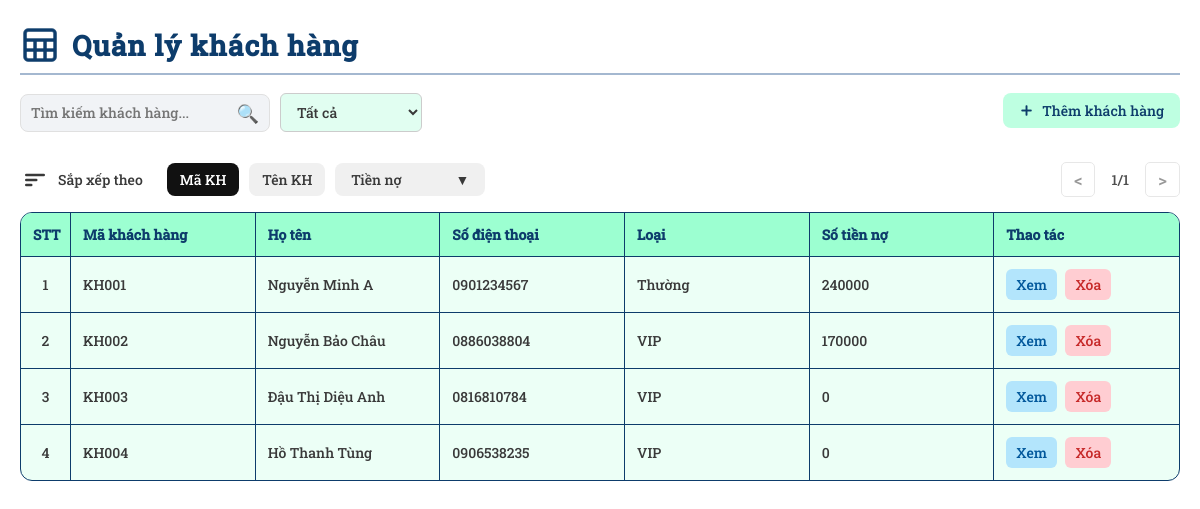
Page /admin/Customers/customers.php (signed in) on the committed database.
### tables this page shows
CREATE TABLE `khachhang` (
  `MaKH` varchar(10) NOT NULL,
  `HoTen` varchar(100) NOT NULL,
  `SDT` varchar(15) NOT NULL,
  `DiaChi` varchar(50) NOT NULL,
  `Email` varchar(50) NOT NULL,
  `Loai` enum('Thường','VIP') NOT NULL DEFAULT 'Thường',
  `SoTienNo` int(11) DEFAULT 0
);

### admin/Customers/customers.php (the view, shortened to what this page needs)
<?php
include __DIR__ . '/../../connect.php';
$result = $mysqli->query("SELECT * FROM khachhang ORDER BY MaKH");
?>
<!DOCTYPE html>
<html lang="vi">
<head>
    <link rel="stylesheet" href="../../assets/general-style.css" />
</head>
<body>
    <div class="main-content">
        <h2 class="title">
            <img src="../../assets/sheet.png" class="title-icon">
            Quản lý khách hàng
        </h2>
        <div class="toolbar">
            <div class="toolbar-row">
                <div class="search-filter-group">
                    <div class="search-box">
                        <input type="text" placeholder="Tìm kiếm khách hàng..." class="search-input" />
                        <button class="search-button">🔍</button>
                    </div>
                    <select class="filter-select">
                        <option value="all">Tất cả</option>
                    </select>
                </div>
                <button class="add-button" onclick="createNewCustomer()">
                    <img src="../../assets/plus.png" class="icon-add" alt="Add Icon" />
                    Thêm khách hàng
                </button>
            </div>
        </div>
        <div class="sort-pagination-bar">
            <div class="sort-bar">
                <div class="sort-title-group">
                    <span class="sort-icon">
                        <svg width="30" height="30" viewBox="0 0 24 24" fill="none"><rect x="4" y="7" width="16" height="2" rx="1" fill="#393939"/><rect x="4" y="11" width="10" height="2" rx="1" fill="#393939"/><rect x="4" y="15" width="6" height="2" rx="1" fill="#393939"/></svg>
                    </span>
                    <span class="sort-label">Sắp xếp theo</span>
                </div>
                <div class="sort-tabs">
                    <button class="sort-btn active" data-sort="id">Mã KH</button>
                    <button class="sort-btn" data-sort="name">Tên KH</button>
                    <div class="sort-dropdown">
                        <button class="sort-btn sort-dropdown-toggle" id="sortPriceBtn">
                            <span class="label">Tiền nợ</span>
                            <span class="arrow">&#9660;</span>
                        </button>
                    </div>
                </div>
            </div>
            <span class="pagination">
                <button class="page-btn prev">&lt;</button>
                <span class="page-info">1/1</span>
                <button class="page-btn next">&gt;</button>
            </span>
        </div>
        <table class="table">
            <thead>
                <tr>
                    <th class="stt">STT</th>
                    <th class="id">Mã khách hàng</th>
                    <th>Họ tên</th>
                    <th>Số điện thoại</th>
                    <th>Loại</th>
                    <th class="debt">Số tiền nợ</th>
                    <th class="actions">Thao tác</th>
                </tr>
            </thead>
            <tbody>
                <?php while ($row = $result->fetch_assoc()): ?>
                    <tr
                        data-address="<?php echo htmlspecialchars($row['DiaChi'], ENT_QUOTES); ?>"
                        data-email="<?php echo htmlspecialchars($row['Email'], ENT_QUOTES); ?>"
                    >
                        <td class="stt"></td>
                        <td><?php echo htmlspecialchars($row['MaKH']); ?></td>
                        <td><?php echo htmlspecialchars($row['HoTen']); ?></td>
                        <td><?php echo htmlspecialchars($row['SDT']); ?></td>
                        <td><?php echo htmlspecialchars($row['Loai']); ?></td>
                        <td><?php echo htmlspecialchars($row['SoTienNo']); ?></td>
                        <td class="action-buttons">
                            <button class="view-btn" onclick="viewCustomer(
                                '<?= $row['MaKH']; ?>',
                                '<?= $row['HoTen']; ?>',
                                '<?= $row['SDT']; ?>',
                                '<?php echo htmlspecialchars($row['DiaChi'], ENT_QUOTES); ?>',
                                '<?php echo htmlspecialchars($row['Email'], ENT_QUOTES); ?>',
                                '<?= $row['Loai']; ?>',
                                '<?= $row['SoTienNo']; ?>'
                            )">Xem</button>
                            <button class="delete-btn" onclick="deleteRow(this)">Xóa</button>
                        </td>
                    </tr>
                <?php endwhile; ?>
            </tbody>
        </table>
    </div>
</body>
</html>

### assets/general-style.css (style rules this page uses)
* { margin: 0; padding: 0; box-sizing: border-box; }
body, input, button, select, textarea { color: #393939; font-family: fontweb; font-size: 14px; background-color: #ffffff; }
.main-content { padding: 20px; }
.title { margin-top: 5px; font-size: 28px; font-weight: 700; display: flex; align-items: center; gap: 12px; margin-bottom: 18px; letter-spacing: 1px; color: #0d3c6b; border-bottom: 2px solid #a4b8d0; padding-bottom: 8px; position: relative; }
.title-icon { width: 40px; height: 40px; vertical-align: middle; }
.toolbar { margin-bottom: 30px; }
.toolbar-row { display: flex; justify-content: space-between; align-items: center; flex-wrap: wrap; gap: 1rem; margin-bottom: 1rem; }
.search-filter-group { margin-right: 20px; display: flex; gap: 10px; flex: 1; min-width: 100px; align-items: center; }
.search-box { display: flex; align-items: center; border: 1px solid #e0e0e0; border-radius: 8px; padding: 6px 10px; background-color: #f1f3f6; flex: 1; max-width: 250px; }
.search-input { border: none; background: transparent; outline: none; flex: 1; }
.search-button { background: none; border: none; font-size: 18px; cursor: pointer; }
.filter-select { outline: none; padding: 8px 12px; border-radius: 6px; border: 1px solid #ccc; background-color: #e1fef1; }
.icon-add { width: 15px; height: 15px; margin-right: 8px; vertical-align: middle; }
.add-button { align-self: flex-start; display: inline-flex; align-items: center; padding: 8px 16px; background-color: #beffe1; color: #0d3c6b; border: none; border-radius: 8px; cursor: pointer; white-space: nowrap; transition: background-color 0.3s; }
.view-btn, .delete-btn { padding: 6px 10px; margin-right: 5px; border: none; border-radius: 6px; cursor: pointer; }
.view-btn { background-color: #b3e5fc; color: #01579b; }
.delete-btn { background-color: #ffcdd2; color: #c62828; }
.sort-pagination-bar { display: flex; align-items: center; justify-content: space-between; padding-bottom: 15px; border-radius: 8px; }
.sort-bar { display: flex; align-items: center; gap: 24px; }
.sort-title-group { display: flex; align-items: center; gap: 8px; }
.sort-bar .sort-icon { display: flex; width: 30px; height: 30px; align-items: center; }
.sort-bar .sort-label { color: #393939; font-size: 14px; }
.sort-tabs { display: flex; align-items: center; gap: 10px; }
.sort-btn { border: none; background: #f0f0f0; color: #393939; padding: 7px 13px; border-radius: 8px; font-size: 14px; cursor: pointer; transition: background 0.2s, color 0.2s; position: relative; }
.sort-btn.active, .sort-btn.sort-dropdown-active { background: #111; color: #fff; }
.sort-dropdown { position: relative; display: inline-block; }
.sort-dropdown-toggle .arrow { margin-left: 8px; font-size: 12px; }
.pagination { margin-left: auto; display: flex; align-items: center; gap: 6px; }
.page-btn { background: #fff; color: #333; padding: 5px 12px; border-radius: 5px; font-size: 17px; cursor: pointer; border: 1px solid #d0d0d0; transition: background 0.2s; }
.page-btn:disabled { opacity: 0.5; cursor: not-allowed; }
.page-info { font-weight: 500; color: #4e4e4e; min-width: 38px; text-align: center; display: inline-block; }
.table { table-layout: fixed; width: 100%; border-collapse: separate; border-spacing: 0; background-color: #ecfff6; border-radius: 12px; overflow: hidden; border: 1.5px solid #0d3c6b; }
.table th, .table td { padding: 12px; text-align: left; border: none; transition: background-color 0.2s ease; }
.table tr:not(:last-child) td { border-bottom: 1px solid #0d3c6b; }
.table th:first-child, .table td:first-child { border-left: none; }
.table th:last-child, .table td:last-child { border-right: none; }
.table tr:first-child th { border-top: none; }
.table tr:last-child td { border-bottom: none; }
.table th:not(:last-child), .table td:not(:last-child) { border-right: 1px solid #0d3c6b; }
.table th { border-bottom: 1px solid #0d3c6b; background-color: #9cffd1; color: #0d3c6b; font-weight: bold; }
.stt, .table th.stt, .table td.stt, .table th:first-child, .table td:first-child { width: 50px; text-align: center; }

### admin/Customers/customers.php (style rules this page uses)
#sortPriceBtn { min-width: 150px; display: flex; align-items: center; justify-content: space-between; padding-right: 16px; padding-left: 16px; }
#sortPriceBtn .label { flex: 1; text-align: left; }
#sortPriceBtn .arrow { margin-left: 8px; font-size: 14px; flex-shrink: 0; }

### rows in the picture
khachhang: MaKH "KH001", HoTen "Nguyễn Minh A", SDT "0901234567", Loai "Thường", SoTienNo "240000"
khachhang: MaKH "KH002", HoTen "Nguyễn Bảo Châu", SDT "0886038804", Loai "VIP", SoTienNo "170000"
khachhang: MaKH "KH003", HoTen "Đậu Thị Diệu Anh", SDT "0816810784", Loai "VIP", SoTienNo "0"
khachhang: MaKH "KH004", HoTen "Hồ Thanh Tùng", SDT "0906538235", Loai "VIP", SoTienNo "0"
